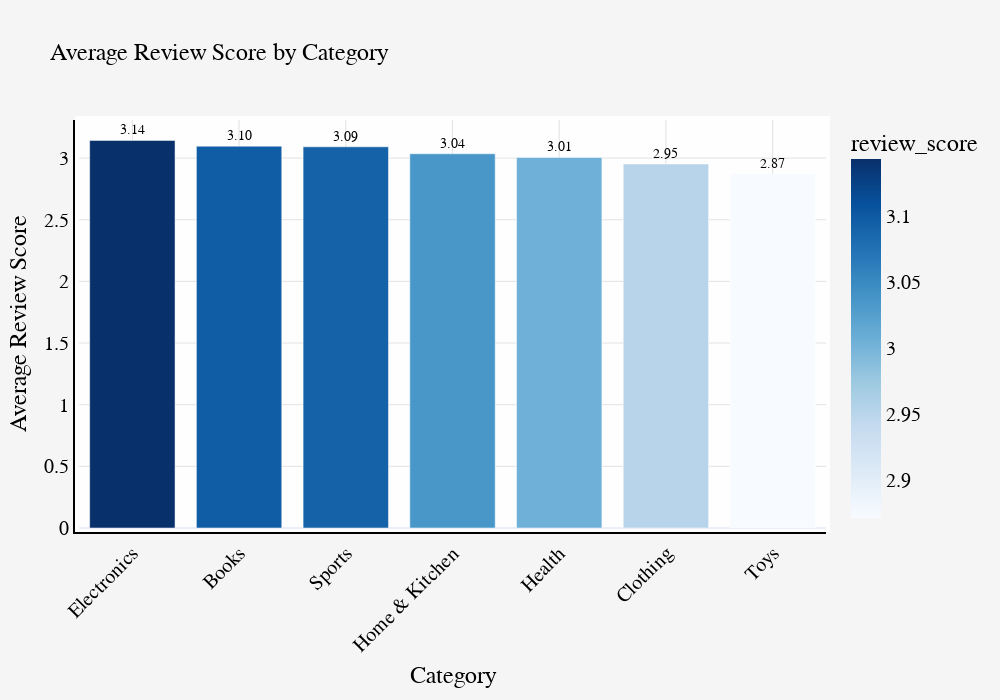

The notebook cell this image was saved under:
### Markdown cell above
- Average Review Score by Category

### Code cell
category_reviews = df.groupby('category').agg({
    'review_score': 'mean',
    'review_count': 'sum'
}).sort_values(by='review_score', ascending=False).reset_index()

# Plotting
fig = px.bar(category_reviews, x='category', y='review_score',
             title='Average Review Score by Category',
             color='review_score', color_continuous_scale='Blues',  #color palette
             text='review_score')  # Add text labels

fig.update_layout(
    title_font_size=24,  # font size
    xaxis_title="Category",
    yaxis_title="Average Review Score",
    xaxis_tickangle=-45,  # Rotate x-axis labels
    template="plotly_white",  # Light background
    plot_bgcolor='rgba(255,255,255,0.9)',  # Slightly off-white plot background
    paper_bgcolor='rgba(245,245,245,1)',  # Light gray paper background
    xaxis=dict(showgrid=True, gridcolor='rgba(200,200,200,0.5)', linecolor='black', linewidth=2),
    yaxis=dict(showgrid=True, gridcolor='rgba(200,200,200,0.5)', linecolor='black', linewidth=2),
    font=dict(family="Arial", size=20, color="black"),
    margin=dict(l=70, r=50, b=140, t=120, pad=4),  # Adjust margins
    width=1000,  # Width 
    height=700   # Height 
)

fig.update_traces(texttemplate='%{text:.2f}', textfont_size=14, textposition='outside')  # Format text labels
fig.show()

### Figure 1 — Plotly figure (JSON) as saved in the notebook; plotly's stock layout.template omitted (floating-point values rounded to 4 significant figures)
{"data": [{"alignmentgroup": "True", "hovertemplate": "category=%{x}<br>review_score=%{marker.color}<extra></extra>", "legendgroup": "", "marker": {"color": [3.143, 3.097, 3.092, 3.035, 3.005, 2.952, 2.871], "coloraxis": "coloraxis", "pattern": {"shape": ""}}, "name": "", "offsetgroup": "", "orientation": "v", "showlegend": false, "text": [3.143, 3.097, 3.092, 3.035, 3.005, 2.952, 2.871], "textfont": {"size": 14}, "textposition": "outside", "texttemplate": "%{text:.2f}", "type": "bar", "x": ["Electronics", "Books", "Sports", "Home & Kitchen", "Health", "Clothing", "Toys"], "xaxis": "x", "y": [3.143, 3.097, 3.092, 3.035, 3.005, 2.952, 2.871], "yaxis": "y"}], "layout": {"barmode": "relative", "coloraxis": {"colorbar": {"title": {"text": "review_score"}}, "colorscale": [[0, "rgb(247,251,255)"], [0.125, "rgb(222,235,247)"], [0.25, "rgb(198,219,239)"], [0.375, "rgb(158,202,225)"], [0.5, "rgb(107,174,214)"], [0.625, "rgb(66,146,198)"], [0.75, "rgb(33,113,181)"], [0.875, "rgb(8,81,156)"], [1, "rgb(8,48,107)"]]}, "font": {"color": "black", "family": "Arial", "size": 20}, "height": 700, "legend": {"tracegroupgap": 0}, "margin": {"b": 140, "l": 70, "pad": 4, "r": 50, "t": 120}, "paper_bgcolor": "rgba(245,245,245,1)", "plot_bgcolor": "rgba(255,255,255,0.9)", "title": {"font": {"size": 24}, "text": "Average Review Score by Category"}, "width": 1000, "xaxis": {"anchor": "y", "domain": [0, 1], "gridcolor": "rgba(200,200,200,0.5)", "linecolor": "black", "linewidth": 2, "showgrid": true, "tickangle": -45, "title": {"text": "Category"}}, "yaxis": {"anchor": "x", "domain": [0, 1], "gridcolor": "rgba(200,200,200,0.5)", "linecolor": "black", "linewidth": 2, "showgrid": true, "title": {"text": "Average Review Score"}}}}
